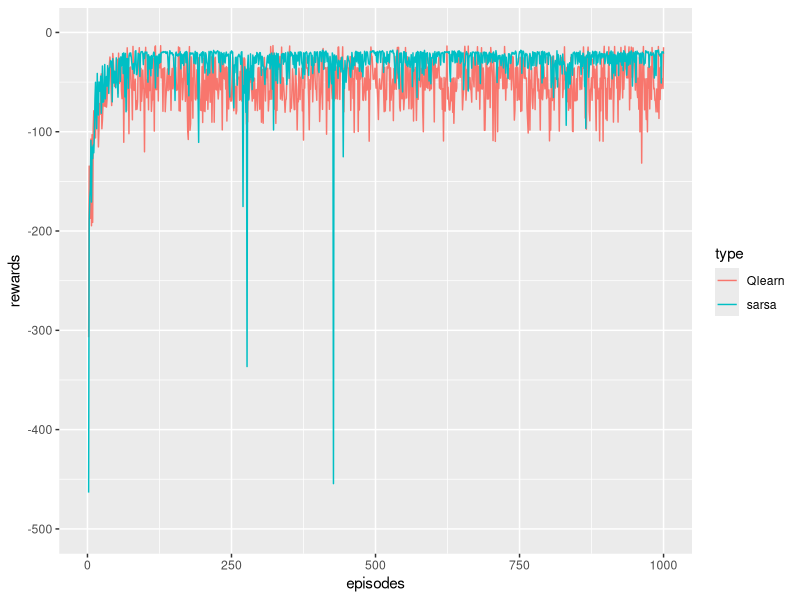

This figure's R source:
# Copyright (C)                                                       #
# 2016-2018 Shangtong Zhang(zhangshangtong.cpp@gmail.com)             #
# 2016 Kenta Shimada(hyperkentakun@gmail.com)                         #
# The follow R code were modified from the above mentioned python code. 
#cliff walking example for both Qlearning and SASAR
# world height
WORLD_HEIGHT = 4

# world width
WORLD_WIDTH = 12

# probability for exploration
EPSILON = 0.1

# step size
ALPHA = 0.5

# gamma for Q-Learning and Expected Sarsa
GAMMA = 1

# all possible actions
ACTION_UP = 1
ACTION_DOWN = 2
ACTION_LEFT = 3
ACTION_RIGHT = 4
ACTIONS = c(ACTION_UP, ACTION_DOWN, ACTION_LEFT, ACTION_RIGHT)
# initial state action pair values
START = c(4, 1)
GOAL = c(4, 12)
step <- function(state,action){
  i=state[1]
  j=state[2]
  if(action==ACTION_UP){
    next_state = c(max(i - 1, 1), j)
  } else if(action == ACTION_LEFT){
    next_state = c(i, max(j - 1, 1))
  } else if(action == ACTION_RIGHT){
    next_state = c(i, min(j + 1, WORLD_WIDTH))
  } else if(action == ACTION_DOWN){
    next_state = c(min(i + 1, WORLD_HEIGHT), j)
  } else {
    print('invalid action values')
  }
  reward=-1
  if((action == ACTION_DOWN & i == 3 & j>1 &j< 12) |
     (action == ACTION_RIGHT & state[1] == START[1]&state[2] == START[2])){
    reward=-100;
    next_state=START
  }
  return(list(next_state=next_state,
              reward=reward))
}
# choose an action based on epsilon greedy algorithm
choose_action <- function(state, q_value){
  if(rbinom(1,1,prob=EPSILON)==1){
    return(sample(x=ACTIONS,size=1))
  } else{
    values_ = q_value[state[1], state[2],]
    return(ifelse(sum(values_==max(values_))>1,
                  sample(x=ACTIONS[values_==max(values_)],size = 1),
                  ACTIONS[values_==max(values_)]))
  }
}
#test with an example
state=c(3,2)
q_value=sample(1:24,WORLD_HEIGHT*WORLD_WIDTH*length(ACTIONS),replace = T)
dim(q_value)=c(WORLD_HEIGHT,WORLD_WIDTH,length(ACTIONS))
action_choose <- NULL
for (i in 1:1000) {
  action_choose <- c(action_choose,
                     choose_action(state,q_value))
}
table(action_choose)/1000#appears correct with several sample test
# an episode with Sarsa
# @q_value: values for state action pair, will be updated
# @expected: if True, will use expected Sarsa algorithm
# @step_size: step size for updating
# @return: total rewards within this episode
sarsa <- function(q_value, expected=FALSE, step_size=ALPHA){
  state = START
  action = choose_action(state, q_value)
  rewards = 0.0
  while (state[1]!=GOAL[1]|state[2]!=GOAL[2]) {
    next_state = step(state, action)$next_state
    reward =  step(state, action)$reward
    next_action = choose_action(next_state, q_value)
    rewards = rewards + reward
    if(!expected){
      target = q_value[next_state[1], next_state[2], next_action]
    } else{
      # calculate the expected value of new state
      target = 0.0
      q_next = q_value[next_state[1], next_state[2], ]
      best_actions = ACTIONS[q_next == max(q_next)]
      for (action in ACTIONS) {
        if(action %in% best_actions){
          target = target + ((1.0 - EPSILON) / length(best_actions) + EPSILON / length(ACTIONS)) * q_value[next_state[1], next_state[2], action]
        }else{
          target = target + EPSILON / length(ACTIONS) * q_value[next_state[1], next_state[2], action]
        }
      }
    }
    target = target*GAMMA
    q_value[state[1], state[2], action] = q_value[state[1], state[2], action] +
      step_size * (reward + target - q_value[state[1], state[2], action])
    state = next_state
    action = next_action
  }
  return(list(rewards=rewards,q_value=q_value))
}
# an episode with Q-Learning
# @q_value: values for state action pair, will be updated
# @step_size: step size for updating
# @return: total rewards within this episode
q_learning <- function(q_value, step_size=ALPHA){
  state = START
  rewards = 0.0
  while (state[1]!=GOAL[1]|state[2]!=GOAL[2]) {
    action = choose_action(state, q_value)
    next_state = step(state, action)$next_state;
    reward = step(state, action)$reward;
    rewards = rewards + reward;
    # Q-Learning update
    q_value[state[1], state[2], action] = q_value[state[1], state[2], action] +
      step_size * (reward + GAMMA * 
                     max(q_value[next_state[1],next_state[2], ]) -
        q_value[state[1], state[2], action])
    state = next_state
  }
  return(list(rewards=rewards,q_value=q_value))
}
#initilize the q table value and run a Q-learn and SARSA
q_value <- rep(0,WORLD_HEIGHT*WORLD_WIDTH*length(ACTIONS))
dim(q_value) <- c(WORLD_HEIGHT,WORLD_WIDTH,length(ACTIONS))
QLearnValue <- q_learning(q_value)$q_value
QsarsaValue <- sarsa(q_value)$q_value
# print optimal policy
print_optimal_policy <- function(q_value){
  optimal_policy =NULL
  for (i in 1:WORLD_HEIGHT) {
    for (j in 1:WORLD_WIDTH) {
      if(i==GOAL[1]&j==GOAL[2]){
        optimal_policy<- c(optimal_policy,'G')
      } else{
        bestAction = ACTIONS[q_value[i, j, ]==max(q_value[i, j, ])]
        if(bestAction == ACTION_UP){
          optimal_policy<- c(optimal_policy,'U')
        } else if(bestAction == ACTION_DOWN){
          optimal_policy<- c(optimal_policy,'D')
        } else if(bestAction == ACTION_LEFT){
          optimal_policy<- c(optimal_policy,'L')
        } else if(bestAction == ACTION_RIGHT){
          optimal_policy<- c(optimal_policy,'R')
        }
      }
    }
  }
  optimal_policy <- matrix(optimal_policy,
                           ncol = WORLD_WIDTH,byrow = T)
  print(optimal_policy)
}
#solution to several equal optimal actions (seems not necessary)
print_optimal_policy <- function(q_value){
  optimal_policy =NULL
  for (i in 1:WORLD_HEIGHT) {
    for (j in 1:WORLD_WIDTH) {
      if(i==GOAL[1]&j==GOAL[2]){
        optimal_policy<- c(optimal_policy,'G')
      } else{
        bestAction = ACTIONS[q_value[i, j, ]==max(q_value[i, j, ])]
        optimal_policy <- c(optimal_policy,
                            paste(as.character(bestAction),
                                                 collapse = ''))
        optimal_policy <- gsub("1", "U", optimal_policy)
        optimal_policy <- gsub("2", "D", optimal_policy)
        optimal_policy <- gsub("3", "L", optimal_policy)
        optimal_policy <- gsub("4", "R", optimal_policy)
      }
    }
  }
  optimal_policy <- matrix(optimal_policy,
                           ncol = WORLD_WIDTH,byrow = T)
  print(optimal_policy)
}
print_optimal_policy(q_value = QLearnValue)
#to draw a figure for the changes in returns for each episode for SARSA and Qlearning
# episodes of each run
episodes = 1000

# perform 40 independent runs
runs = 10

rewards_sarsa = rep(0,episodes)
rewards_q_learning = rep(0,episodes)
pb = txtProgressBar(min = 0, max = runs, initial = 0) 
stepi = 0
#CAUTION: this for loop takes a long time(2 days)!!!!!!
for (r in 1:runs) {
  q_sarsa=rep(0,WORLD_HEIGHT*WORLD_WIDTH*length(ACTIONS))
  dim(q_sarsa)=c(WORLD_HEIGHT,WORLD_WIDTH,length(ACTIONS))
  q_q_learning = rep(0,WORLD_HEIGHT*WORLD_WIDTH*length(ACTIONS))
  dim(q_q_learning)=c(WORLD_HEIGHT,WORLD_WIDTH,length(ACTIONS))
  for (i in 1:episodes) {
    # cut off the value by -100 to draw the figure more elegantly
    #rewards_sarsa[i] = rewards_sarsa[i] + max(sarsa(q_sarsa), -100)
    #rewards_q_learning[i] = rewards_q_learning[i] + max(q_learning(q_q_learning), -100)
    rewards_sarsa[i] = rewards_sarsa[i] + sarsa(q_sarsa)$rewards
    rewards_q_learning[i] = rewards_q_learning[i] + q_learning(q_q_learning)$rewards
    q_sarsa <- sarsa(q_sarsa)$q_value#update the Q-table
    q_q_learning <- q_learning(q_q_learning)$q_value
  }
  stepi = stepi + 1
  setTxtProgressBar(pb,stepi)
}
# averaging over independent runs
rewards_sarsa = rewards_sarsa /runs
rewards_q_learning = rewards_q_learning /runs
dtRewards <- data.frame(rewards=c(rewards_sarsa,rewards_q_learning),
                        type=c(rep('sarsa',episodes),rep('Qlearn',episodes)),
                        episodes=c(1:episodes,1:episodes))
library(ggplot2)
ggplot2::ggplot(dtRewards,aes(x=episodes,y=rewards,color=type))+
  geom_line()+
  scale_y_continuous(limits = c(-500, 0))
  
print_optimal_policy(q_sarsa)
print_optimal_policy(q_q_learning)
